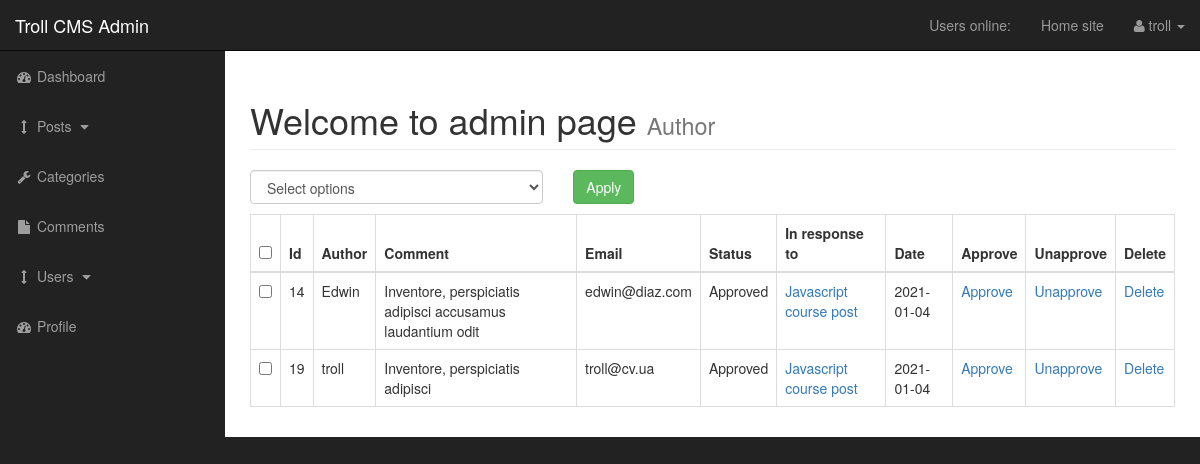
The app's page /admin/post_comments.php?p_id=2 (signed in) with its own data.
### tables this page shows
CREATE TABLE `comments` (
  `comment_id` int(3) NOT NULL,
  `comment_post_id` int(3) NOT NULL,
  `comment_author` varchar(255) NOT NULL,
  `comment_email` varchar(255) NOT NULL,
  `comment_content` text NOT NULL,
  `comment_status` varchar(255) NOT NULL,
  `comment_date` date NOT NULL
);

CREATE TABLE `posts` (
  `post_id` int(3) NOT NULL,
  `post_category_id` int(3) NOT NULL,
  `post_title` varchar(255) NOT NULL,
  `post_author` varchar(255) NOT NULL,
  `post_user` varchar(255) NOT NULL,
  `post_date` date NOT NULL,
  `post_image` text NOT NULL,
  `post_content` text NOT NULL,
  `post_tags` varchar(255) NOT NULL,
  `post_comment_count` int(11) NOT NULL,
  `post_status` varchar(255) NOT NULL DEFAULT 'draft',
  `post_views_count` int(11) NOT NULL
);

### admin/post_comments.php (the view, shortened to what this page needs)
<?php include "includes/admin_header.php"?>
    <div id="wrapper">
<?php include "includes/admin_navigation.php"?>
        <div id="page-wrapper">
            <div class="container-fluid">
                <div class="row">
                    <div class="col-lg-12">
                       <h1 class="page-header">
                            Welcome to admin page
                            <small>Author</small>
                        </h1>
<form action="" method="post">
      <table class="table table-bordered table-hover">
        <div id="bulkOptionsContainer" class="col-xs-4" style="padding-left:0px; padding-bottom:10px;">
            <select name="bulk_options" id="" class="form-control">
                <option value="">Select options</option>
            </select>
        </div>
        <div class="col-xs-4">
            <input type="submit" name="submit" class="btn btn-success" value="Apply">
        </div>
            <thead>
                 <tr>
                    <th><input id="selectAllBoxes" type="checkbox"></th>
                     <th>Id</th>
                     <th>Author</th>
                     <th>Comment</th>
                     <th>Email</th>
                     <th>Status</th>
                     <th>In response to</th>
                     <th>Date</th>
                     <th>Approve</th>
                     <th>Unapprove</th>
                     <th>Delete</th>
                     </tr>
             </thead>
             <tbody>
<?php
    if (isset($_GET['p_id'])) {
    $post_id = mysqli_real_escape_string($connection, $_GET['p_id']);
    $query = "SELECT * FROM comments WHERE comment_post_id = {$post_id} ";
    $select_comments = mysqli_query($connection, $query);
    while($row = mysqli_fetch_assoc($select_comments)) {
        $comment_id = $row['comment_id'];
        $comment_author = $row['comment_author'];
        $comment_post_id = $row['comment_post_id'];
        $comment_status = $row['comment_status'];
        $comment_date = $row['comment_date'];
        $comment_email = $row['comment_email'];
        $comment_content = $row['comment_content'];
        print "<tr>";
?>
        <td><input class='checkBoxes' type='checkbox' name='checkBoxArray[]' value='<?php echo $comment_id; ?>' ></td>
<?php
        print "<td>{$comment_id} </td>";
        print "<td>{$comment_author} </td>";
        print "<td>{$comment_content} </td>";
        print "<td>{$comment_email}</td>";
        print "<td>{$comment_status} </td>";
        $query = "SELECT * FROM posts WHERE post_id = {$comment_post_id} ";
        $select_post_id_query = mysqli_query($connection, $query);
        while ($row = mysqli_fetch_assoc($select_post_id_query)) {
            $post_id = $row['post_id'];
            $post_title = $row['post_title'];
            print "<td> <a href='../post.php?p_id={$post_id}'>{$post_title}</a></td>";
        }
        print "<td>{$comment_date} </td>";
        print "<td> <a href='post_comments.php?approve={$comment_id}&p_id={$post_id}'>Approve</a> </td>";
        print "<td> <a href='post_comments.php?unapprove={$comment_id}&p_id={$post_id}'>Unapprove</a> </td>";
        print "<td> <a href='post_comments.php?delete={$comment_id}&p_id={$post_id}'>Delete</a> </td>";
        print "</tr>";
    }
} else {
    header("Location: comments.php");
  }
?>
                                </tbody>
                             </table>
                            </form>
                    </div>
                </div>
            </div>
        </div>
 <?php include "includes/admin_footer.php" ?>

### admin/css/sb-admin.css (style rules this page uses)
body { margin-top: 100px; background-color: #222; }
@media (min-width:768px) { body { margin-top: 50px; } }
#wrapper { padding-left: 0; }
#page-wrapper { width: 100%; padding: 0; background-color: #fff; }
@media (min-width:768px) { #wrapper { padding-left: 225px; } }
@media (min-width:768px) { #page-wrapper { padding: 10px; } }

### records on screen
comments: comment_id "14", comment_author "Edwin", comment_content "Inventore, perspiciatis adipisci accusamus laudantium odit", comment_email "edwin@diaz.com", comment_status "Approved", comment_date "2021-01-04"
posts: post_title "Javascript course post"
comments: comment_id "19", comment_author "troll", comment_content "Inventore, perspiciatis adipisci", comment_email "troll@cv.ua", comment_status "Approved", comment_date "2021-01-04"

### other values on screen
$_SESSION['user_name'] "troll"
